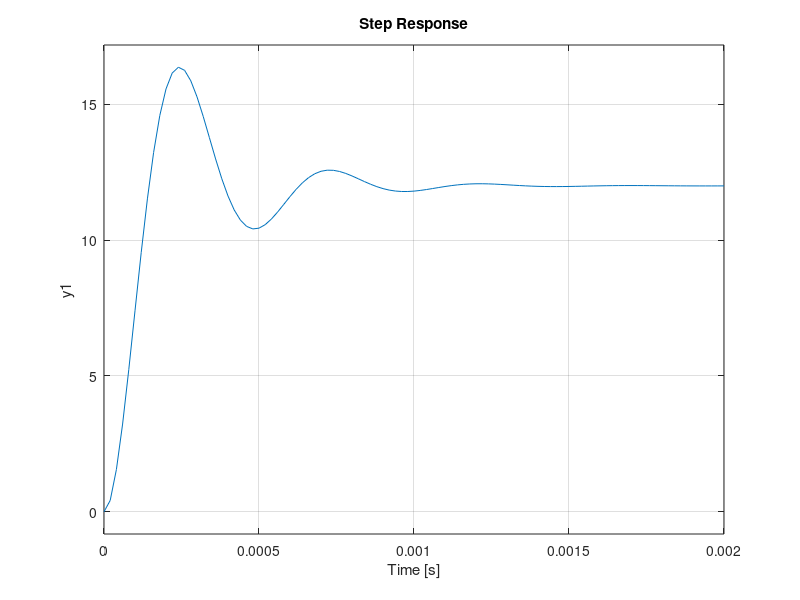

The MATLAB script that drew this image: (Note: this script raises an error after producing the figure.)
%% Ejemplo Convertidor Buck
clear; clc;

%% Respuesta al escalón: V/D
L = 270e-6;
C = 20e-6;
R = 6;
Vi = 12;

s = tf('s');
G = Vi/(L*C)/(s^2 + s*1/(R*C) + 1/(L*C));
zpk(G);

step(G);

%% Respuesta controlador P
C = -0.9/Vi;

T = feedback(C*G,1);
% zpk(T);

%% Sintonización controlador PI

C = pidtune(G,'PI'); % design a PI for G
% pidTuner(G,C); % pidTuner app

T = feedback(C*G,1);
step(T);
